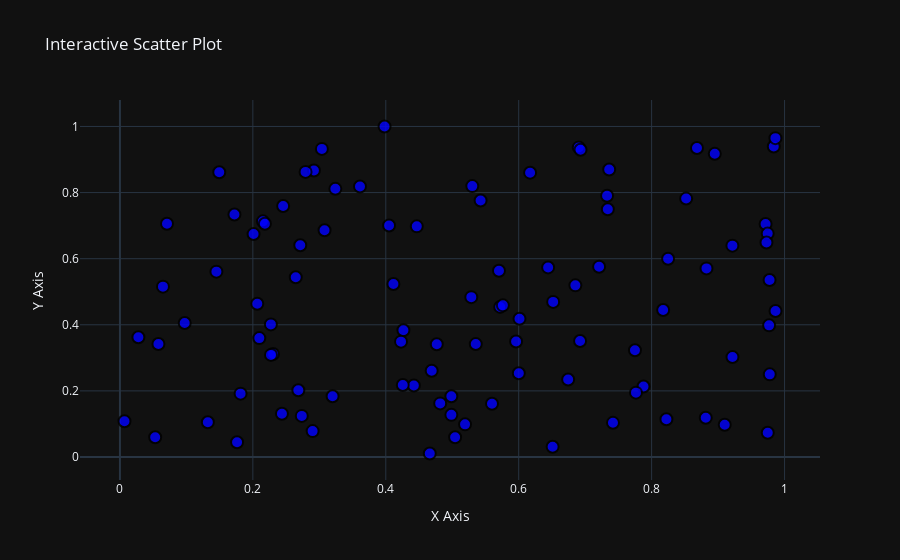

Here is the notebook cell this chart was saved with:
### Code cell
import plotly.graph_objects as go
import numpy as np

# Generate random data
x = np.random.rand(100)
y = np.random.rand(100)

# Create a scatter plot
fig = go.Figure()

fig.add_trace(go.Scatter(
    x=x, y=y,
    mode='markers',  # Points will be shown as markers
    marker=dict(size=12, color='blue', opacity=0.8, line=dict(width=2, color='black')),
    text=["Point "+str(i) for i in range(1, 101)],  # Tooltip text
    hoverinfo="text+x+y"  # Information shown when hovering over the points
))

# Set graph layout
fig.update_layout(
    title="Interactive Scatter Plot",
    xaxis_title="X Axis",
    yaxis_title="Y Axis",
    template="plotly_dark"  # You can change the theme here (e.g., 'plotly', 'ggplot2', etc.)
)

# To display in Jupyter Notebook
fig.show()

### Figure 1 — Plotly figure (JSON) as saved in the notebook; plotly's stock layout.template omitted (floating-point values rounded to 4 significant figures)
{"data": [{"hoverinfo": "text+x+y", "marker": {"color": "blue", "line": {"color": "black", "width": 2}, "opacity": 0.8, "size": 12}, "mode": "markers", "text": ["Point 1", "Point 2", "Point 3", "Point 4", "Point 5", "Point 6", "Point 7", "Point 8", "Point 9", "Point 10", "Point 11", "Point 12", "Point 13", "Point 14", "Point 15", "Point 16", "Point 17", "Point 18", "Point 19", "Point 20", "Point 21", "Point 22", "Point 23", "Point 24", "Point 25", "Point 26", "Point 27", "Point 28", "Point 29", "Point 30", "Point 31", "Point 32", "Point 33", "Point 34", "Point 35", "Point 36", "Point 37", "Point 38", "Point 39", "Point 40", "Point 41", "Point 42", "Point 43", "Point 44", "Point 45", "Point 46", "Point 47", "Point 48", "Point 49", "Point 50", "Point 51", "Point 52", "Point 53", "Point 54", "Point 55", "Point 56", "Point 57", "Point 58", "Point 59", "Point 60", "Point 61", "Point 62", "Point 63", "Point 64", "Point 65", "Point 66", "Point 67", "Point 68", "Point 69", "Point 70", "Point 71", "Point 72", "Point 73", "Point 74", "Point 75", "Point 76", "Point 77", "Point 78", "Point 79", "Point 80", "Point 81", "Point 82", "Point 83", "Point 84", "Point 85", "Point 86", "Point 87", "Point 88", "Point 89", "Point 90", "Point 91", "Point 92", "Point 93", "Point 94", "Point 95", "Point 96", "Point 97", "Point 98", "Point 99", "Point 100"], "type": "scatter", "x": [0.8222, 0.05792, 0.2151, 0.7749, 0.5598, 0.9775, 0.1815, 0.6904, 0.2304, 0.9715, 0.6002, 0.6171, 0.2066, 0.2456, 0.2684, 0.2919, 0.4422, 0.5354, 0.8173, 0.2645, 0.4819, 0.5302, 0.9215, 0.9216, 0.5427, 0.2437, 0.05302, 0.6853, 0.4049, 0.32, 0.9747, 0.4256, 0.006851, 0.8519, 0.4986, 0.2713, 0.8814, 0.7878, 0.3079, 0.9746, 0.895, 0.1494, 0.7764, 0.6518, 0.9838, 0.6744, 0.3038, 0.5193, 0.5722, 0.9863, 0.91, 0.5043, 0.9728, 0.09745, 0.2181, 0.733, 0.4115, 0.6511, 0.5762, 0.06473, 0.4987, 0.4466, 0.721, 0.7418, 0.2271, 0.201, 0.4767, 0.5287, 0.1723, 0.2793, 0.4662, 0.02775, 0.9768, 0.07079, 0.2273, 0.2097, 0.4265, 0.596, 0.7361, 0.2899, 0.2736, 0.9864, 0.1762, 0.4691, 0.3982, 0.3612, 0.4229, 0.6012, 0.7341, 0.6923, 0.8825, 0.693, 0.8248, 0.6442, 0.1451, 0.8682, 0.1323, 0.5703, 0.9777, 0.3241], "y": [0.1141, 0.3418, 0.713, 0.3231, 0.1612, 0.5357, 0.1917, 0.9367, 0.3114, 0.7051, 0.2533, 0.8602, 0.4636, 0.7593, 0.2018, 0.8666, 0.2162, 0.3416, 0.4448, 0.5439, 0.1621, 0.8196, 0.6395, 0.3023, 0.7761, 0.1309, 0.05958, 0.5193, 0.7005, 0.1839, 0.07319, 0.218, 0.108, 0.7819, 0.1838, 0.6408, 0.1188, 0.2133, 0.6858, 0.676, 0.9172, 0.8613, 0.1948, 0.4693, 0.9393, 0.2343, 0.9322, 0.09874, 0.4541, 0.9648, 0.0975, 0.05983, 0.6491, 0.4054, 0.7059, 0.7902, 0.5233, 0.03088, 0.4588, 0.5154, 0.1275, 0.6978, 0.5757, 0.1034, 0.4012, 0.6745, 0.3413, 0.4836, 0.7337, 0.8626, 0.0106, 0.3624, 0.3983, 0.7057, 0.309, 0.3597, 0.3836, 0.3496, 0.8699, 0.07834, 0.1243, 0.4419, 0.0445, 0.2611, 0.9999, 0.8186, 0.349, 0.4184, 0.7496, 0.3508, 0.5706, 0.9298, 0.5998, 0.5736, 0.5608, 0.9349, 0.1053, 0.5637, 0.2501, 0.8114]}], "layout": {"title": {"text": "Interactive Scatter Plot"}, "xaxis": {"title": {"text": "X Axis"}}, "yaxis": {"title": {"text": "Y Axis"}}}}
